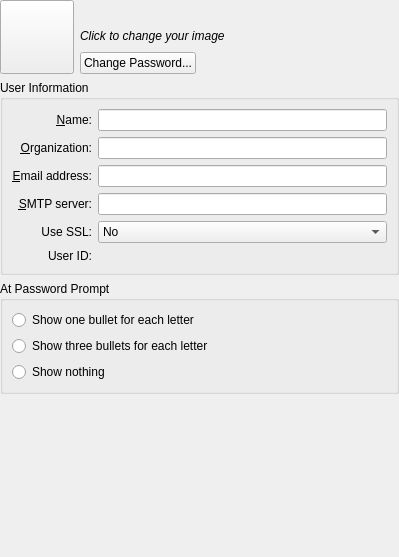
<?xml version="1.0" encoding="UTF-8"?>
<ui version="4.0">
 <author>Frans Englich &lt;frans.englich@telia.com&gt;</author>
 <class>MainWidget</class>
 <widget class="QWidget" name="MainWidget">
  <property name="geometry">
   <rect>
    <x>0</x>
    <y>0</y>
    <width>399</width>
    <height>557</height>
   </rect>
  </property>
  <layout class="QVBoxLayout" name="verticalLayout">
   <property name="margin">
    <number>0</number>
   </property>
   <item>
    <layout class="QHBoxLayout">
     <item>
      <widget class="KPushButton" name="btnChangeFace">
       <property name="sizePolicy">
        <sizepolicy hsizetype="Fixed" vsizetype="Fixed">
         <horstretch>0</horstretch>
         <verstretch>0</verstretch>
        </sizepolicy>
       </property>
       <property name="minimumSize">
        <size>
         <width>74</width>
         <height>74</height>
        </size>
       </property>
       <property name="maximumSize">
        <size>
         <width>74</width>
         <height>74</height>
        </size>
       </property>
       <property name="acceptDrops">
        <bool>true</bool>
       </property>
       <property name="toolTip">
        <string>Change your image</string>
       </property>
       <property name="text">
        <string/>
       </property>
       <property name="isDragEnabled" stdset="0">
        <bool>true</bool>
       </property>
      </widget>
     </item>
     <item>
      <layout class="QVBoxLayout">
       <property name="margin">
        <number>0</number>
       </property>
       <item>
        <widget class="QLabel" name="lblUsername">
         <property name="text">
          <string/>
         </property>
         <property name="alignment">
          <set>Qt::AlignVCenter</set>
         </property>
         <property name="wordWrap">
          <bool>false</bool>
         </property>
        </widget>
       </item>
       <item>
        <widget class="QLabel" name="lblClickButtonInfo">
         <property name="text">
          <string>&lt;i&gt;Click to change your image&lt;/i&gt;</string>
         </property>
         <property name="alignment">
          <set>Qt::AlignVCenter</set>
         </property>
         <property name="wordWrap">
          <bool>false</bool>
         </property>
        </widget>
       </item>
       <item>
        <layout class="QHBoxLayout" name="horizontalLayout">
         <item>
          <widget class="KPushButton" name="btnChangePassword">
           <property name="text">
            <string>Change Password...</string>
           </property>
          </widget>
         </item>
         <item>
          <spacer>
           <property name="orientation">
            <enum>Qt::Horizontal</enum>
           </property>
           <property name="sizeType">
            <enum>QSizePolicy::Expanding</enum>
           </property>
           <property name="sizeHint" stdset="0">
            <size>
             <width>158</width>
             <height>18</height>
            </size>
           </property>
          </spacer>
         </item>
        </layout>
       </item>
      </layout>
     </item>
    </layout>
   </item>
   <item>
    <widget class="QGroupBox" name="grpUserInformation">
     <property name="title">
      <string>User Information</string>
     </property>
     <layout class="QGridLayout">
      <item row="0" column="1">
       <widget class="KLineEdit" name="leRealname">
        <property name="showClearButton" stdset="0">
         <bool>true</bool>
        </property>
       </widget>
      </item>
      <item row="0" column="0">
       <widget class="QLabel" name="lblRealName">
        <property name="text">
         <string>&amp;Name:</string>
        </property>
        <property name="alignment">
         <set>Qt::AlignRight|Qt::AlignTrailing|Qt::AlignVCenter</set>
        </property>
        <property name="wordWrap">
         <bool>false</bool>
        </property>
        <property name="buddy">
         <cstring>leRealname</cstring>
        </property>
       </widget>
      </item>
      <item row="1" column="0">
       <widget class="QLabel" name="lblOrganisation">
        <property name="text">
         <string>&amp;Organization:</string>
        </property>
        <property name="alignment">
         <set>Qt::AlignRight|Qt::AlignTrailing|Qt::AlignVCenter</set>
        </property>
        <property name="wordWrap">
         <bool>false</bool>
        </property>
        <property name="buddy">
         <cstring>leOrganization</cstring>
        </property>
       </widget>
      </item>
      <item row="1" column="1">
       <widget class="KLineEdit" name="leOrganization">
        <property name="showClearButton" stdset="0">
         <bool>true</bool>
        </property>
       </widget>
      </item>
      <item row="2" column="1">
       <widget class="KLineEdit" name="leEmail">
        <property name="showClearButton" stdset="0">
         <bool>true</bool>
        </property>
       </widget>
      </item>
      <item row="5" column="1">
       <widget class="QLabel" name="lblUID">
        <property name="text">
         <string/>
        </property>
        <property name="wordWrap">
         <bool>false</bool>
        </property>
       </widget>
      </item>
      <item row="2" column="0">
       <widget class="QLabel" name="lblEmail">
        <property name="text">
         <string>&amp;Email address:</string>
        </property>
        <property name="alignment">
         <set>Qt::AlignRight|Qt::AlignTrailing|Qt::AlignVCenter</set>
        </property>
        <property name="wordWrap">
         <bool>false</bool>
        </property>
        <property name="buddy">
         <cstring>leEmail</cstring>
        </property>
       </widget>
      </item>
      <item row="3" column="0">
       <widget class="QLabel" name="textLabel3">
        <property name="text">
         <string>&amp;SMTP server:</string>
        </property>
        <property name="alignment">
         <set>Qt::AlignRight|Qt::AlignTrailing|Qt::AlignVCenter</set>
        </property>
        <property name="wordWrap">
         <bool>false</bool>
        </property>
        <property name="buddy">
         <cstring>leSMTP</cstring>
        </property>
       </widget>
      </item>
      <item row="3" column="1">
       <widget class="KLineEdit" name="leSMTP">
        <property name="showClearButton" stdset="0">
         <bool>true</bool>
        </property>
       </widget>
      </item>
      <item row="5" column="0">
       <widget class="QLabel" name="lblUIDTell">
        <property name="text">
         <string>User ID:</string>
        </property>
        <property name="alignment">
         <set>Qt::AlignRight|Qt::AlignTrailing|Qt::AlignVCenter</set>
        </property>
        <property name="wordWrap">
         <bool>false</bool>
        </property>
       </widget>
      </item>
      <item row="4" column="1">
       <widget class="QComboBox" name="leSSL">
        <property name="toolTip">
         <string>&lt;html&gt;&lt;head/&gt;&lt;body&gt;&lt;p&gt;&lt;span style=&quot; font-weight:600;&quot;&gt;No:&lt;/span&gt;&lt;/p&gt;&lt;p&gt;No attempt to encrypt the connection will be made.&lt;/p&gt;&lt;p&gt;&lt;span style=&quot; font-weight:600;&quot;&gt;Try:&lt;/span&gt;&lt;/p&gt;&lt;p&gt;An attempt to encrypt the connection will be made, proceeding even if that cannot be done.&lt;/p&gt;&lt;p&gt;&lt;span style=&quot; font-weight:600;&quot;&gt;Yes:&lt;/span&gt;&lt;/p&gt;&lt;p&gt;Connection will be encrypted or error will occurr.&lt;/p&gt;&lt;/body&gt;&lt;/html&gt;</string>
        </property>
        <item>
         <property name="text">
          <string>No</string>
         </property>
        </item>
        <item>
         <property name="text">
          <string>Try</string>
         </property>
        </item>
        <item>
         <property name="text">
          <string>Yes</string>
         </property>
        </item>
       </widget>
      </item>
      <item row="4" column="0">
       <widget class="QLabel" name="lblSSL">
        <property name="text">
         <string>Use SSL:</string>
        </property>
        <property name="alignment">
         <set>Qt::AlignRight|Qt::AlignTrailing|Qt::AlignVCenter</set>
        </property>
       </widget>
      </item>
     </layout>
    </widget>
   </item>
   <item>
    <widget class="KButtonGroup" name="kcfg_EchoMode">
     <property name="title">
      <string>At Password Prompt</string>
     </property>
     <layout class="QVBoxLayout" name="verticalLayout_2">
      <item>
       <widget class="QRadioButton" name="rdbOneStar">
        <property name="text">
         <string>Show one bullet for each letter</string>
        </property>
       </widget>
      </item>
      <item>
       <widget class="QRadioButton" name="rdbThreeStars">
        <property name="text">
         <string>Show three bullets for each letter</string>
        </property>
       </widget>
      </item>
      <item>
       <widget class="QRadioButton" name="rdbShowPassword">
        <property name="text">
         <string>Show nothing</string>
        </property>
       </widget>
      </item>
     </layout>
    </widget>
   </item>
   <item>
    <spacer>
     <property name="orientation">
      <enum>Qt::Vertical</enum>
     </property>
     <property name="sizeType">
      <enum>QSizePolicy::Expanding</enum>
     </property>
     <property name="sizeHint" stdset="0">
      <size>
       <width>20</width>
       <height>16</height>
      </size>
     </property>
    </spacer>
   </item>
  </layout>
 </widget>
 <customwidgets>
  <customwidget>
   <class>KButtonGroup</class>
   <extends>QGroupBox</extends>
   <header>kbuttongroup.h</header>
   <container>1</container>
  </customwidget>
  <customwidget>
   <class>KLineEdit</class>
   <extends>QLineEdit</extends>
   <header>klineedit.h</header>
  </customwidget>
  <customwidget>
   <class>KPushButton</class>
   <extends>QPushButton</extends>
   <header>kpushbutton.h</header>
  </customwidget>
 </customwidgets>
 <tabstops>
  <tabstop>btnChangeFace</tabstop>
  <tabstop>leRealname</tabstop>
  <tabstop>leOrganization</tabstop>
  <tabstop>leEmail</tabstop>
  <tabstop>leSMTP</tabstop>
  <tabstop>btnChangePassword</tabstop>
 </tabstops>
 <connections/>
</ui>
